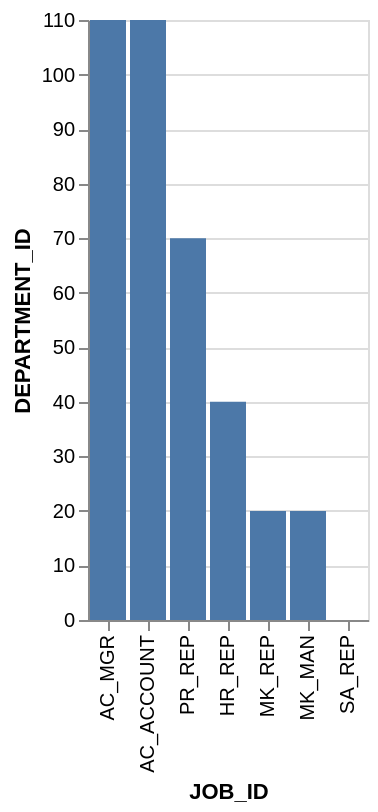

Specify this chart in Vega-Lite:
### Vega-Lite specification from a JSON file in a GitHub repository (floating-point values rounded to 4 significant figures)
{"data": {"values": [{"x_data": "AC_MGR", "y_data": 110}, {"x_data": "AC_ACCOUNT", "y_data": 110}, {"x_data": "PR_REP", "y_data": 70}, {"x_data": "HR_REP", "y_data": 40}, {"x_data": "MK_REP", "y_data": 20}, {"x_data": "MK_MAN", "y_data": 20}, {"x_data": "SA_REP", "y_data": 0}]}, "mark": "bar", "encoding": {"x": {"field": "x_data", "type": "nominal", "title": "JOB_ID", "sort": {"op": "sum", "field": "y_data", "order": "descending"}}, "y": {"field": "y_data", "type": "quantitative", "title": "DEPARTMENT_ID"}}}
